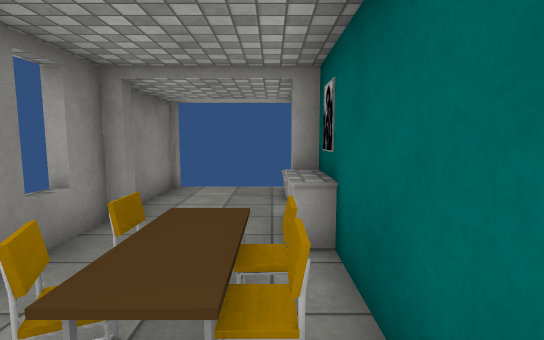
view 1 (above)

13 first-person views from a walk through a 3-D level made in the Unity game engine. The camera is 1.4 m above the floor, tilts 6° down and sees 85° across. The floor is counted in squares, 1 m on a side. Each view is taken from the middle of a square. On the plan, view 1 faces up. The plan holds only what a view shows up to about 14 squares ahead; the rest is blank. Some surface patterns are stand-ins.

view 2
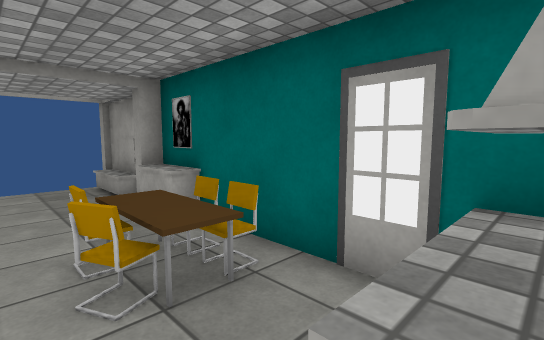

view 3
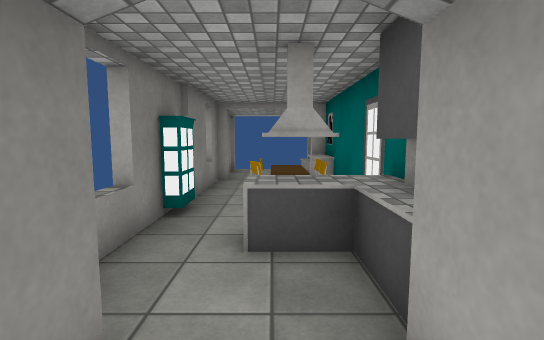

view 4
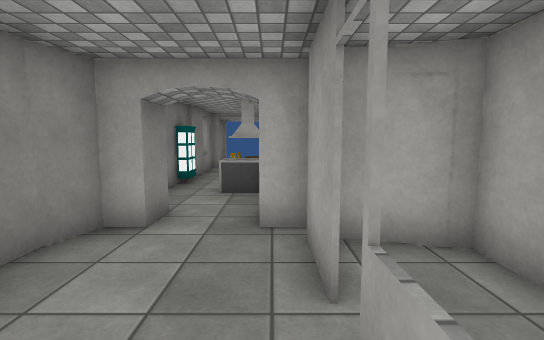

view 5
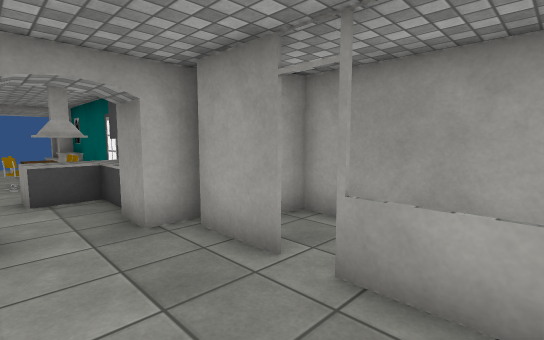

view 6
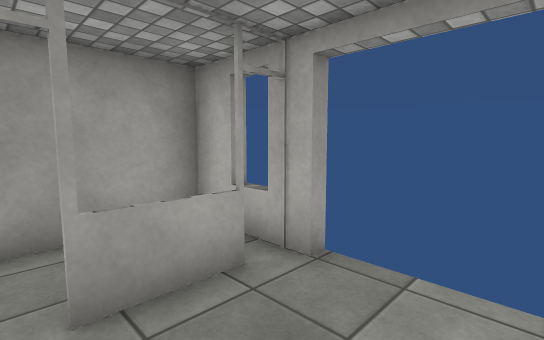

view 7
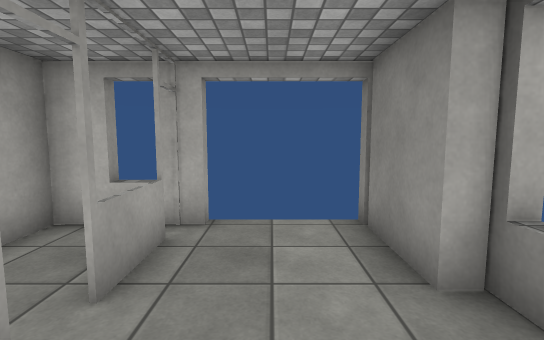

view 8
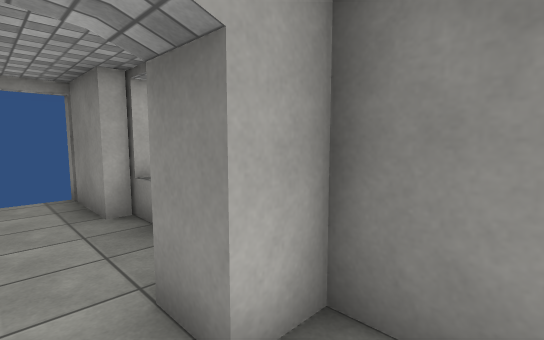

view 9
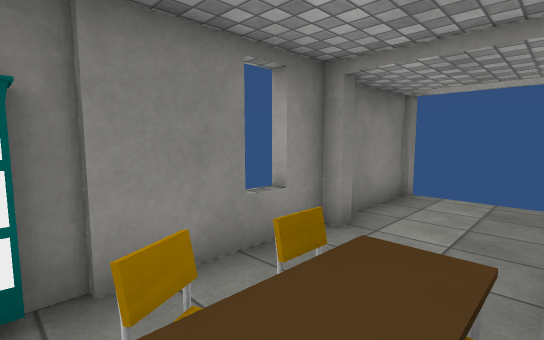

view 10
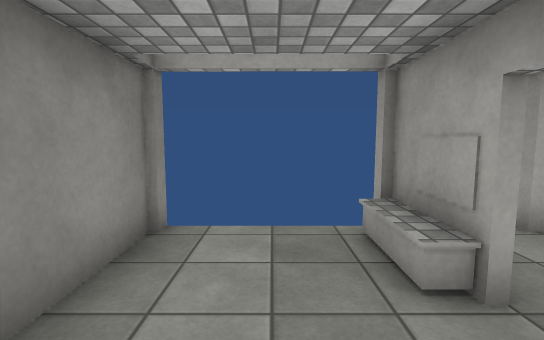

view 11
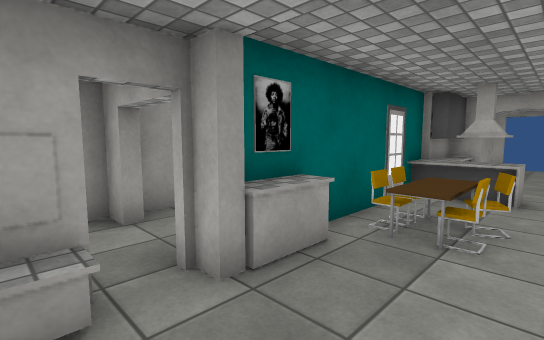

view 12
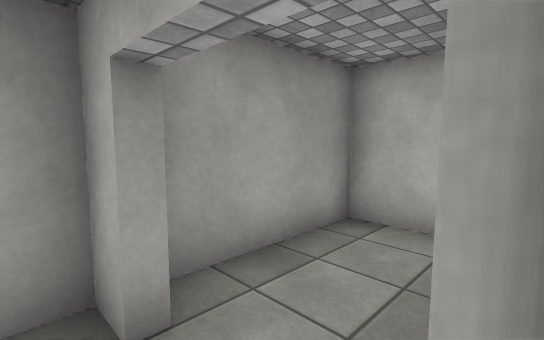

view 13
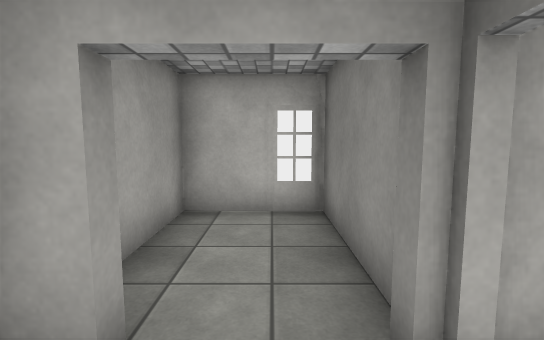

### Floor plan
Key: @ floor where view 1 was taken; # wall or solid block; x gap in a wall; . floor; = window, fence, low wall or low ledge; ^ raised ledge; C chair.
Columns run from 3 left of view 1 to 4 right of it. Each row starts with its distance up from view 1.
  9 #   #
  8 #...#..#
  7 #...#. #
  6 #......#
  5 #..##.##
  4 #..^#..#
  3 #.C^#..#
  2 #.CC#..#
  1 #.^.####
  0 #..@#
 -1 =.=^^
 -2 #..=#
 -3 ##.##
 -4 ##.##
 -5 #...###
 -6 #...#.#
 -7 =.....#
 -8 #...=.#
 -9 #...#.#
-10 #  x###

Where each view was taken, in squares from view 1:
view 1: 0 up, 0 right, facing up
view 2: 1 down, 2 left, facing up-right
view 3: 5 down, 1 left, facing up
view 4: 9 down, 0 right, facing up
view 5: 9 down, 2 left, facing up-right
view 6: 7 down, 2 left, facing down-right
view 7: 5 down, 1 left, facing down
view 8: 2 down, 1 left, facing down-left
view 9: 1 up, 0 right, facing up-left
view 10: 4 up, 1 left, facing up
view 11: 7 up, 2 left, facing down-right
view 12: 6 up, 1 right, facing down-right
view 13: 7 up, 2 right, facing down
